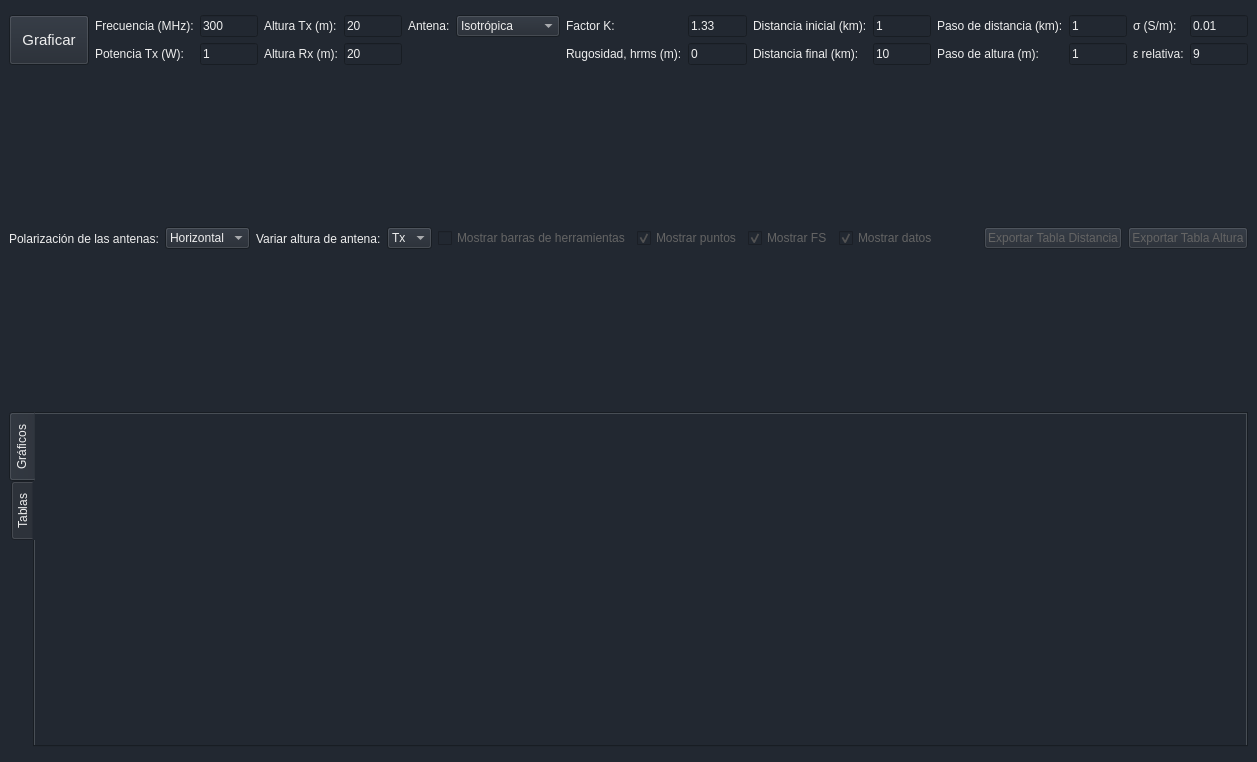
<?xml version="1.0" encoding="UTF-8"?>
<ui version="4.0">
 <class>MainWindow</class>
 <widget class="QMainWindow" name="MainWindow">
  <property name="geometry">
   <rect>
    <x>0</x>
    <y>0</y>
    <width>1209</width>
    <height>762</height>
   </rect>
  </property>
  <property name="windowTitle">
   <string>MainWindow</string>
  </property>
  <property name="styleSheet">
   <string notr="true">background-color: rgb(34, 40, 49);
color: rgb(57, 62, 70);</string>
  </property>
  <widget class="QWidget" name="centralwidget">
   <layout class="QVBoxLayout" name="verticalLayout">
    <item>
     <layout class="QGridLayout" name="gridLayout_3">
      <item row="0" column="0">
       <widget class="Line" name="line_2">
        <property name="orientation">
         <enum>Qt::Vertical</enum>
        </property>
       </widget>
      </item>
     </layout>
    </item>
    <item>
     <layout class="QHBoxLayout" name="horizontalLayout_6">
      <item>
       <widget class="QPushButton" name="calculate_button">
        <property name="enabled">
         <bool>true</bool>
        </property>
        <property name="sizePolicy">
         <sizepolicy hsizetype="Minimum" vsizetype="Minimum">
          <horstretch>0</horstretch>
          <verstretch>0</verstretch>
         </sizepolicy>
        </property>
        <property name="font">
         <font>
          <pointsize>11</pointsize>
         </font>
        </property>
        <property name="styleSheet">
         <string notr="true">color: rgb(238, 238, 238);</string>
        </property>
        <property name="text">
         <string>Graficar</string>
        </property>
       </widget>
      </item>
      <item>
       <layout class="QGridLayout" name="gridLayout">
        <item row="1" column="0">
         <widget class="QLabel" name="label_2">
          <property name="styleSheet">
           <string notr="true">color: rgb(238, 238, 238);</string>
          </property>
          <property name="text">
           <string>Potencia Tx (W):</string>
          </property>
         </widget>
        </item>
        <item row="0" column="5">
         <widget class="QComboBox" name="antenna_type_input">
          <property name="sizePolicy">
           <sizepolicy hsizetype="Preferred" vsizetype="Minimum">
            <horstretch>0</horstretch>
            <verstretch>0</verstretch>
           </sizepolicy>
          </property>
          <property name="styleSheet">
           <string notr="true">color: rgb(238, 238, 238);</string>
          </property>
          <item>
           <property name="text">
            <string>Isotrópica</string>
           </property>
          </item>
          <item>
           <property name="text">
            <string>Dipolo λ/2</string>
           </property>
          </item>
          <item>
           <property name="text">
            <string>Monopolo λ/4</string>
           </property>
          </item>
         </widget>
        </item>
        <item row="0" column="2">
         <widget class="QLabel" name="label_3">
          <property name="styleSheet">
           <string notr="true">color: rgb(238, 238, 238);</string>
          </property>
          <property name="text">
           <string>Altura Tx (m):</string>
          </property>
         </widget>
        </item>
        <item row="1" column="10">
         <widget class="QLabel" name="label_12">
          <property name="styleSheet">
           <string notr="true">color: rgb(238, 238, 238);</string>
          </property>
          <property name="text">
           <string>Paso de altura (m):</string>
          </property>
         </widget>
        </item>
        <item row="0" column="10">
         <widget class="QLabel" name="label_11">
          <property name="styleSheet">
           <string notr="true">color: rgb(238, 238, 238);</string>
          </property>
          <property name="text">
           <string>Paso de distancia (km):</string>
          </property>
         </widget>
        </item>
        <item row="0" column="13">
         <widget class="QLineEdit" name="conductivity_input">
          <property name="styleSheet">
           <string notr="true">color: rgb(238, 238, 238);</string>
          </property>
          <property name="text">
           <string>0.01</string>
          </property>
         </widget>
        </item>
        <item row="1" column="9">
         <widget class="QLineEdit" name="distance_end_input">
          <property name="whatsThis">
           <string>&lt;html&gt;&lt;head/&gt;&lt;body&gt;&lt;p&gt;color: rgb(238, 238, 238);&lt;/p&gt;&lt;/body&gt;&lt;/html&gt;</string>
          </property>
          <property name="styleSheet">
           <string notr="true">color: rgb(238, 238, 238);</string>
          </property>
          <property name="text">
           <string>10</string>
          </property>
         </widget>
        </item>
        <item row="1" column="7">
         <widget class="QLineEdit" name="terrain_roughness_input">
          <property name="styleSheet">
           <string notr="true">color: rgb(238, 238, 238);</string>
          </property>
          <property name="text">
           <string>0</string>
          </property>
         </widget>
        </item>
        <item row="0" column="3">
         <widget class="QLineEdit" name="tx_height_input">
          <property name="styleSheet">
           <string notr="true">color: rgb(238, 238, 238);</string>
          </property>
          <property name="text">
           <string>20</string>
          </property>
         </widget>
        </item>
        <item row="0" column="4">
         <widget class="QLabel" name="label_5">
          <property name="styleSheet">
           <string notr="true">color: rgb(238, 238, 238);</string>
          </property>
          <property name="text">
           <string>Antena:</string>
          </property>
         </widget>
        </item>
        <item row="0" column="9">
         <widget class="QLineEdit" name="distance_start_input">
          <property name="styleSheet">
           <string notr="true">color: rgb(238, 238, 238);</string>
          </property>
          <property name="text">
           <string>1</string>
          </property>
         </widget>
        </item>
        <item row="0" column="0">
         <widget class="QLabel" name="label">
          <property name="styleSheet">
           <string notr="true">color: rgb(238, 238, 238);</string>
          </property>
          <property name="text">
           <string>Frecuencia (MHz):</string>
          </property>
         </widget>
        </item>
        <item row="1" column="1">
         <widget class="QLineEdit" name="power_input">
          <property name="styleSheet">
           <string notr="true">color: rgb(238, 238, 238);</string>
          </property>
          <property name="text">
           <string>1</string>
          </property>
         </widget>
        </item>
        <item row="0" column="11">
         <widget class="QLineEdit" name="distance_step_input">
          <property name="styleSheet">
           <string notr="true">color: rgb(238, 238, 238);</string>
          </property>
          <property name="text">
           <string>1</string>
          </property>
         </widget>
        </item>
        <item row="1" column="2">
         <widget class="QLabel" name="label_4">
          <property name="styleSheet">
           <string notr="true">color: rgb(238, 238, 238);</string>
          </property>
          <property name="text">
           <string>Altura Rx (m):</string>
          </property>
         </widget>
        </item>
        <item row="0" column="12">
         <widget class="QLabel" name="label_15">
          <property name="styleSheet">
           <string notr="true">color: rgb(238, 238, 238);</string>
          </property>
          <property name="text">
           <string>σ (S/m):</string>
          </property>
         </widget>
        </item>
        <item row="1" column="6">
         <widget class="QLabel" name="label_8">
          <property name="styleSheet">
           <string notr="true">color: rgb(238, 238, 238);</string>
          </property>
          <property name="text">
           <string>Rugosidad, hrms (m):</string>
          </property>
         </widget>
        </item>
        <item row="1" column="5">
         <layout class="QHBoxLayout" name="horizontalLayout_3"/>
        </item>
        <item row="0" column="6">
         <widget class="QLabel" name="label_7">
          <property name="styleSheet">
           <string notr="true">color: rgb(238, 238, 238);</string>
          </property>
          <property name="text">
           <string>Factor K:</string>
          </property>
         </widget>
        </item>
        <item row="1" column="11">
         <widget class="QLineEdit" name="height_step_input">
          <property name="styleSheet">
           <string notr="true">color: rgb(238, 238, 238);</string>
          </property>
          <property name="text">
           <string>1</string>
          </property>
         </widget>
        </item>
        <item row="0" column="8">
         <widget class="QLabel" name="label_9">
          <property name="styleSheet">
           <string notr="true">color: rgb(238, 238, 238);</string>
          </property>
          <property name="text">
           <string>Distancia inicial (km):</string>
          </property>
         </widget>
        </item>
        <item row="1" column="13">
         <widget class="QLineEdit" name="permittivity_input">
          <property name="styleSheet">
           <string notr="true">color: rgb(238, 238, 238);</string>
          </property>
          <property name="text">
           <string>9</string>
          </property>
         </widget>
        </item>
        <item row="1" column="8">
         <widget class="QLabel" name="label_10">
          <property name="styleSheet">
           <string notr="true">color: rgb(238, 238, 238);</string>
          </property>
          <property name="text">
           <string>Distancia final (km):</string>
          </property>
         </widget>
        </item>
        <item row="0" column="7">
         <widget class="QLineEdit" name="earth_radius_factor_input">
          <property name="styleSheet">
           <string notr="true">color: rgb(238, 238, 238);</string>
          </property>
          <property name="text">
           <string>1.33</string>
          </property>
         </widget>
        </item>
        <item row="1" column="3">
         <widget class="QLineEdit" name="rx_height_input">
          <property name="styleSheet">
           <string notr="true">color: rgb(238, 238, 238);</string>
          </property>
          <property name="text">
           <string>20</string>
          </property>
         </widget>
        </item>
        <item row="1" column="12">
         <widget class="QLabel" name="label_16">
          <property name="styleSheet">
           <string notr="true">color: rgb(238, 238, 238);</string>
          </property>
          <property name="text">
           <string>ε relativa:</string>
          </property>
         </widget>
        </item>
        <item row="0" column="1">
         <widget class="QLineEdit" name="frequency_input">
          <property name="styleSheet">
           <string notr="true">color: rgb(238, 238, 238);
gridline-color: rgb(0, 173, 181);</string>
          </property>
          <property name="text">
           <string>300</string>
          </property>
         </widget>
        </item>
       </layout>
      </item>
     </layout>
    </item>
    <item>
     <layout class="QHBoxLayout" name="horizontalLayout_7">
      <item>
       <widget class="QLabel" name="label_18">
        <property name="styleSheet">
         <string notr="true">color: rgb(238, 238, 238);</string>
        </property>
        <property name="text">
         <string>Polarización de las antenas:</string>
        </property>
       </widget>
      </item>
      <item>
       <widget class="QComboBox" name="antenna_pol_input">
        <property name="styleSheet">
         <string notr="true">color: rgb(238, 238, 238);</string>
        </property>
        <item>
         <property name="text">
          <string>Horizontal</string>
         </property>
        </item>
        <item>
         <property name="text">
          <string>Vertical</string>
         </property>
        </item>
       </widget>
      </item>
      <item>
       <widget class="QLabel" name="label_14">
        <property name="styleSheet">
         <string notr="true">color: rgb(238, 238, 238);</string>
        </property>
        <property name="text">
         <string>Variar altura de antena:</string>
        </property>
       </widget>
      </item>
      <item>
       <widget class="QComboBox" name="height_vary_input">
        <property name="styleSheet">
         <string notr="true">color: rgb(238, 238, 238);</string>
        </property>
        <item>
         <property name="text">
          <string>Tx</string>
         </property>
        </item>
        <item>
         <property name="text">
          <string>Rx</string>
         </property>
        </item>
       </widget>
      </item>
      <item>
       <widget class="QCheckBox" name="toolbar_checkbox">
        <property name="enabled">
         <bool>false</bool>
        </property>
        <property name="whatsThis">
         <string>&lt;html&gt;&lt;head/&gt;&lt;body&gt;&lt;p&gt;&lt;br/&gt;&lt;/p&gt;&lt;/body&gt;&lt;/html&gt;</string>
        </property>
        <property name="styleSheet">
         <string notr="true">color: rgb(100, 100, 100);</string>
        </property>
        <property name="text">
         <string>Mostrar barras de herramientas</string>
        </property>
        <property name="checked">
         <bool>false</bool>
        </property>
       </widget>
      </item>
      <item>
       <widget class="QCheckBox" name="scatter_checkbox">
        <property name="enabled">
         <bool>false</bool>
        </property>
        <property name="styleSheet">
         <string notr="true">color: rgb(100, 100, 100);</string>
        </property>
        <property name="text">
         <string>Mostrar puntos</string>
        </property>
        <property name="checkable">
         <bool>true</bool>
        </property>
        <property name="checked">
         <bool>true</bool>
        </property>
       </widget>
      </item>
      <item>
       <widget class="QCheckBox" name="fs_checkbox">
        <property name="enabled">
         <bool>false</bool>
        </property>
        <property name="styleSheet">
         <string notr="true">color: rgb(100, 100, 100);</string>
        </property>
        <property name="text">
         <string>Mostrar FS</string>
        </property>
        <property name="checked">
         <bool>true</bool>
        </property>
        <property name="tristate">
         <bool>false</bool>
        </property>
       </widget>
      </item>
      <item>
       <widget class="QCheckBox" name="databox_checkbox">
        <property name="enabled">
         <bool>false</bool>
        </property>
        <property name="autoFillBackground">
         <bool>false</bool>
        </property>
        <property name="styleSheet">
         <string notr="true">color: rgb(100, 100, 100);</string>
        </property>
        <property name="text">
         <string>Mostrar datos</string>
        </property>
        <property name="checked">
         <bool>true</bool>
        </property>
       </widget>
      </item>
      <item>
       <spacer name="horizontalSpacer">
        <property name="orientation">
         <enum>Qt::Vertical</enum>
        </property>
        <property name="sizeHint" stdset="0">
         <size>
          <width>40</width>
          <height>20</height>
         </size>
        </property>
       </spacer>
      </item>
      <item>
       <widget class="QPushButton" name="pushExp1">
        <property name="enabled">
         <bool>false</bool>
        </property>
        <property name="styleSheet">
         <string notr="true">color: rgb(100, 100, 100);</string>
        </property>
        <property name="text">
         <string>Exportar Tabla Distancia</string>
        </property>
       </widget>
      </item>
      <item>
       <widget class="QPushButton" name="pushExp2">
        <property name="enabled">
         <bool>false</bool>
        </property>
        <property name="acceptDrops">
         <bool>false</bool>
        </property>
        <property name="styleSheet">
         <string notr="true">color: rgb(100, 100, 100);</string>
        </property>
        <property name="text">
         <string>Exportar Tabla Altura</string>
        </property>
       </widget>
      </item>
     </layout>
    </item>
    <item>
     <widget class="QTabWidget" name="tabWidget">
      <property name="styleSheet">
       <string notr="true">color: rgb(238, 238, 238);</string>
      </property>
      <property name="tabPosition">
       <enum>QTabWidget::West</enum>
      </property>
      <property name="tabShape">
       <enum>QTabWidget::Rounded</enum>
      </property>
      <property name="currentIndex">
       <number>0</number>
      </property>
      <property name="elideMode">
       <enum>Qt::ElideLeft</enum>
      </property>
      <widget class="QWidget" name="tab">
       <attribute name="title">
        <string>Gráficos</string>
       </attribute>
       <layout class="QHBoxLayout" name="horizontalLayout">
        <item>
         <layout class="QGridLayout" name="main_layout"/>
        </item>
       </layout>
      </widget>
      <widget class="QWidget" name="tab_2">
       <attribute name="title">
        <string>Tablas</string>
       </attribute>
       <layout class="QHBoxLayout" name="horizontalLayout_2">
        <item>
         <layout class="QHBoxLayout" name="table_layout"/>
        </item>
       </layout>
      </widget>
     </widget>
    </item>
    <item>
     <layout class="QGridLayout" name="gridLayout_4">
      <item row="0" column="0">
       <widget class="Line" name="line">
        <property name="orientation">
         <enum>Qt::Vertical</enum>
        </property>
       </widget>
      </item>
     </layout>
    </item>
   </layout>
  </widget>
 </widget>
 <resources/>
 <connections/>
</ui>
